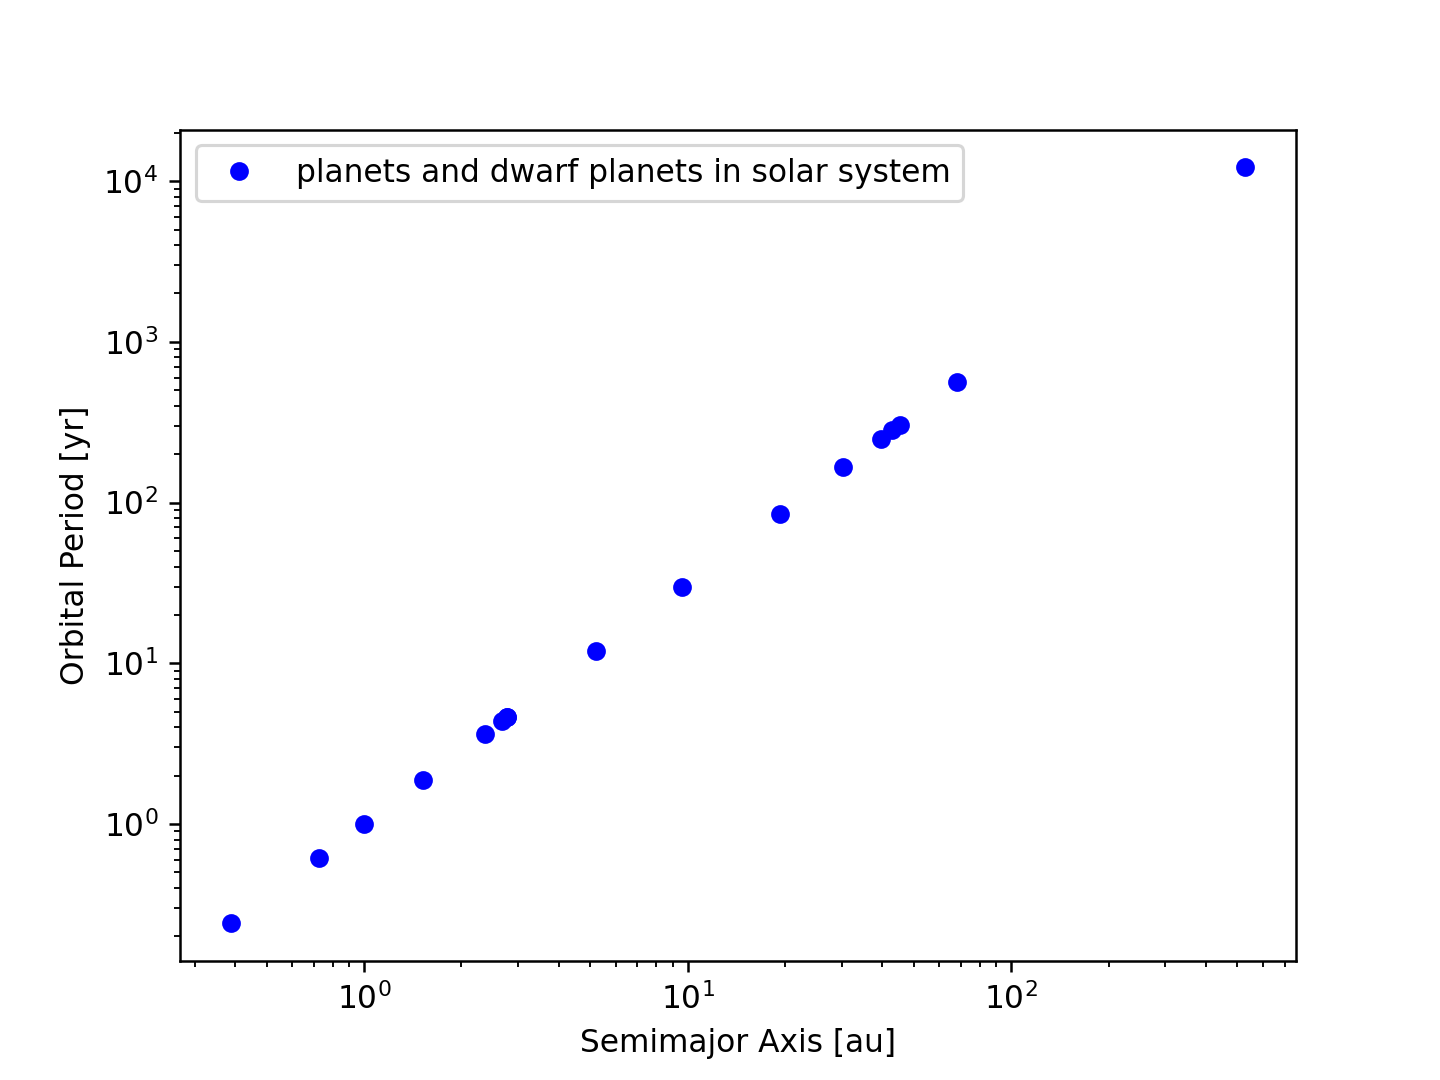

The script that saved this image:
#!/usr/pkg/bin/python3.9

#
# Time-stamp: <2023/03/09 14:20:11 (CST) daisuke>
#

# importing numpy module
import numpy

# importing scipy module
import scipy.optimize
import scipy.stats

# importing matplotlib module
import matplotlib.figure
import matplotlib.backends.backend_agg

# input file name
file_input = 'solsys.data'

# output file name
file_output = 'advobs202302_s04_08_19.png'

# numpy arrays for storing data
data_a = numpy.array ([])
data_p = numpy.array ([])

# 1 au in km
au = 1.49597871 * 10**8

# 1 year in sec
year = 365.25 * 24 * 3600

# opening file for reading
with open (file_input, 'r') as fh:
    # reading file line-by-line
    for line in fh:
        # skipping line, if line starts with '#'
        if (line[0] == '#'):
            continue
        # splitting line into "x", "y", and "err"
        (name, a_km_str, period_sec_str) = line.split ()
        # converting string into float
        try:
            a_km = float (a_km_str)
        except:
            print (f'cannot convert "{a_km_str}" into float.')
            sys.exit (1)
        try:
            period_sec = float (period_sec_str)
        except:
            print (f'cannot convert "{period_sec_str}" into float.')
            sys.exit (1)
        # converting unit
        a_au = a_km / au
        period_yr = period_sec / year
        # appending data to numpy arrays
        data_a = numpy.append (data_a, a_au)
        data_p = numpy.append (data_p, period_yr)

# printing data
print (f'data_a:\n{data_a}')
print (f'data_p:\n{data_p}')

#
# making plot using Matplotlib
#
    
# making objects "fig" and "ax"
fig    = matplotlib.figure.Figure ()
canvas = matplotlib.backends.backend_agg.FigureCanvasAgg (fig)
ax     = fig.add_subplot (111)

# axes
ax.set_xlabel ('Semimajor Axis [au]')
ax.set_ylabel ('Orbital Period [yr]')
ax.set_xscale ('log')
ax.set_yscale ('log')

# plotting data
ax.plot (data_a, data_p, linestyle='None', marker='o', markersize=5.0, \
         color='blue', label='planets and dwarf planets in solar system')

# legend
ax.legend ()

# saving file
fig.savefig (file_output, dpi=225)
